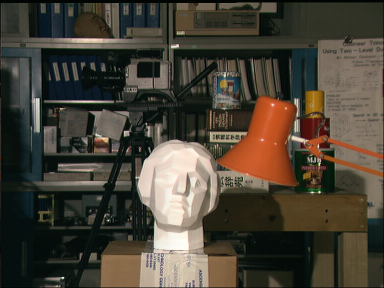
#> input picture 14/TSUKUBA_LEFT.png, 384 x 288 px
$ python 14-1.py   (older library calls are emulated)
#> lines starting #> are read from the running program, lines starting #| are printed output that depends on the picture
import cv2
import os
import numpy as np

imgL = cv2.imread(os.path.dirname(os.path.abspath(__file__))+"/TSUKUBA_LEFT.png",0)
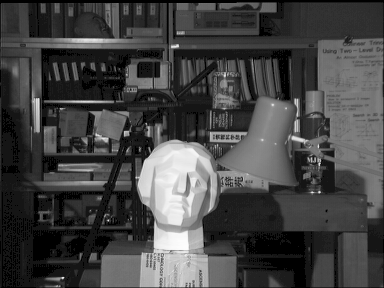
#> imgL: shape (288, 384); min 0, max 253, mean 68.4
imgR = cv2.imread(os.path.dirname(os.path.abspath(__file__))+"/TSUKUBA_RIGHT.png",0)
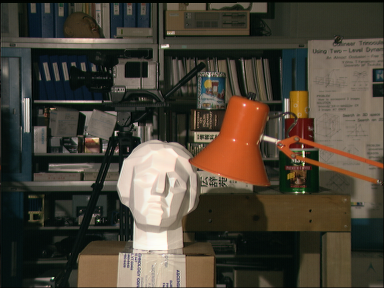
#> input picture 14/TSUKUBA_RIGHT.png, 384 x 288 px
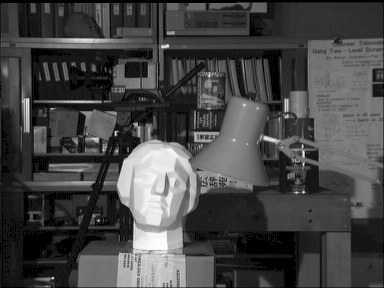
#> imgR: shape (288, 384); min 0, max 253, mean 69.5

###  Stereo matching using the Block Matching method (numDisparities=32, blockSize=15)  ###
stereo = cv2.StereoBM_create(numDisparities=32, blockSize=15)
disp = stereo.compute(imgL, imgR)
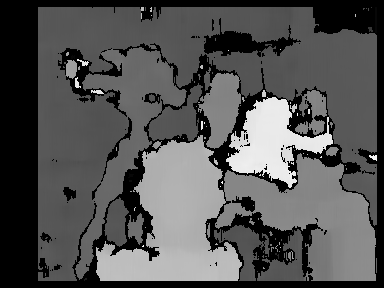
#> disp: shape (288, 384) int16; min -16, max 496, mean 152.5; drawn with min black and max white
width, height = disp.shape
#> width = 288; height = 384


###  Define the uint8 array result filled by zeros as same size as disp  ###
result = np.zeros((width, height), np.uint8)
# print(result)
###  Normalize disp image to range [min of disp, max of disp] & convert image type to uint8 using cv2.normalize function  ###
result = cv2.normalize(disp, result, np.min(disp), np.max(disp), norm_type=cv2.NORM_MINMAX, dtype=cv2.CV_8U)
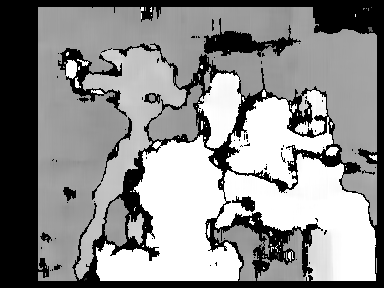
#> result: shape (288, 384); min 0, max 255, mean 138.8
result = result.astype(np.uint8)

cv2.imshow("disp", result)
cv2.waitKey(0)
cv2.destroyAllWindows()
